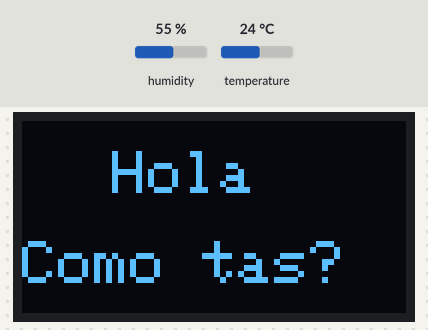
Bench run of a sketch on a simulated Arduino Uno, built with avr-gcc and run on an emulated ATmega328P. On the bench: 128×64 one-colour display. Inputs (shaded band) come from the test bench; at power-on: humidity 55 %, temperature 24 °C. The local clock reads 2024-03-15 10:24:30 at power-on unless the sketch sets it.

Above: at 0.1 s.
At 8.2 s:
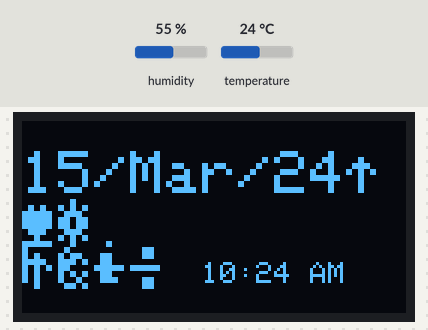
At 24.3 s:
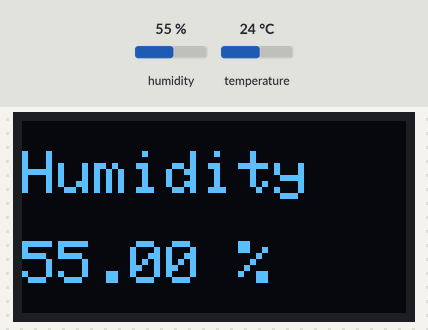
At 32.3 s:
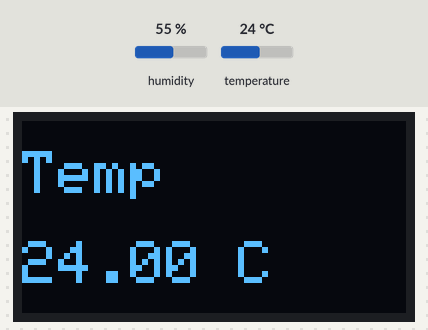

The sketch:

Sketch_02.ino
```cpp
#include <stdlib.h>
/*************************************************************************/

#include "DHT.h"

#define DHTPIN 2     // Digital pin connected to the DHT sensor

#define DHTTYPE DHT11
DHT dht(DHTPIN, DHTTYPE);

/**************************************************************************/

#include <SPI.h>
#include <Wire.h>
#include <Adafruit_GFX.h>
#include <Adafruit_SSD1306.h>

#define SCREEN_WIDTH 128 // OLED display width, in pixels
#define SCREEN_HEIGHT 64 // OLED display height, in pixels

// Declaration for an SSD1306 display connected to I2C (SDA, SCL pins)
// The pins for I2C are defined by the Wire-library.
// On an arduino UNO:       A4(SDA), A5(SCL)
#define OLED_RESET     4 // Reset pin # (or -1 if sharing Arduino reset pin)
#define SCREEN_ADDRESS 0x3C ///< See datasheet for Address; 0x3D for 128x64, 0x3C for 128x32
#define DISPLAY_TIME 8000
Adafruit_SSD1306 display(SCREEN_WIDTH, SCREEN_HEIGHT, &Wire, OLED_RESET);


/**************************************************************************/

#include <RTClib.h>

RTC_DS3231 rtc;

// the pin that is connected to SQW of DS3231
#define CLOCK_INTERRUPT_PIN 3
char weekDay[][4] = {"Sun", "Mon", "Tue", "Wed", "Thu", "Fri", "Sat" };
/**************************************************************************/

//////////////////////////////////////////////////////////////
// ************************* SETUP ***************************
//////////////////////////////////////////////////////////////

void setup()
{
  Serial.begin(9600);
  //Begin I2C
  Wire.begin();
  //Begin OLED
  if(!display.begin(SSD1306_SWITCHCAPVCC, SCREEN_ADDRESS)) {
    Serial.println(F("SSD1306 allocation failed"));
    for(;;); // Don't proceed, loop forever
  }
  //Begin humidity sensor
  dht.begin();


  //********************* initializing the rtc ********************
  if(!rtc.begin()) {
      Serial.println("Couldn't find RTC!");
      Serial.flush();
      abort();
  }

  /*
  if(rtc.lostPower()) {
      // this will adjust to the date and time at compilation
      rtc.adjust(DateTime(F(__DATE__), F(__TIME__)));
  }*/

  //we don't need the 32K Pin, so disable it
  rtc.disable32K();
  // stop oscillating signals at SQW Pin
  rtc.writeSqwPinMode(DS3231_OFF);

  // ***************** OLED WELCOME**********************
    char txt1[10] = "Hola";
  char txt2[10] = "Como tas?";

  DisplayText(30, 10, txt1, 4, 0, 2, false);
  DisplayText(0, 40, txt2, 9, DISPLAY_TIME, 2, true);
  display.clearDisplay();
}

//***************** OLED+Temp **************************
void DisplayTempAndHumidity()
{
  // Reading temperature or humidity takes about 250 milliseconds!
  // Sensor readings may also be up to 2 seconds 'old' (its a very slow sensor)
  float h = dht.readHumidity();
  // Read temperature as Celsius (the default)
  float t = dht.readTemperature();

  display.clearDisplay();

  display.setTextSize(2);
  display.clearDisplay();
  display.setTextColor(SSD1306_WHITE);
  display.setCursor(0,10);
  display.print("Humidity");
  display.setCursor(0,40);
  display.print(h);
  display.print(" %");
  display.display();
  delay(DISPLAY_TIME);

  display.clearDisplay();
  display.setCursor(0,10);
  display.print("Temp");
  display.setCursor(0,40);
  display.print(t);
  display.print(" C");
  display.display();
  delay(DISPLAY_TIME);
}

void DisplayText(int16_t curX, int16_t curY, char* text, uint8_t textLen, unsigned long displayTime, uint8_t textSize, bool holdPrevious)
{

  if(!holdPrevious)
    display.clearDisplay();
  display.setTextSize(textSize);
  display.setTextColor(SSD1306_WHITE);
  display.setCursor(curX,curY);
  display.print(text);
  display.display();
  delay(displayTime);
}

//******************************************************


//******************* RTC ******************************
void DisplayDateAndTime()
{
  // print current time
  char timeStr[10] = "hh:mm AP";
  char dateStr[9] = "DD/MMM/YY";
  uint8_t day;
  rtc.now().toString(timeStr);
  rtc.now().toString(dateStr);
  day = rtc.now().dayOfTheWeek();
  DisplayText(0, 10, dateStr, 9, 0, 2, false);
  DisplayText(0, 40, weekDay[day], 3, 0, 2, true);
  DisplayText(60, 47, timeStr, 5, 2*DISPLAY_TIME, 1, true);
}
//******************************************************


//******************* SERVO ****************************
//******************************************************


void loop() {
  DisplayDateAndTime();
  DisplayTempAndHumidity();

  //Alarm: use setAlarm1 ( const DateTime &  dt, Ds3231Alarm1Mode  alarm_mode)

  //for alarm mode: DS3231_A1_Day

}
```

Measured:
- what the display in image 0 shows lasts 8.0 s, from 0.1 s to 8.1 s
- what the display in image 1 shows lasts 16.0 s, from 8.2 s to 24.2 s
